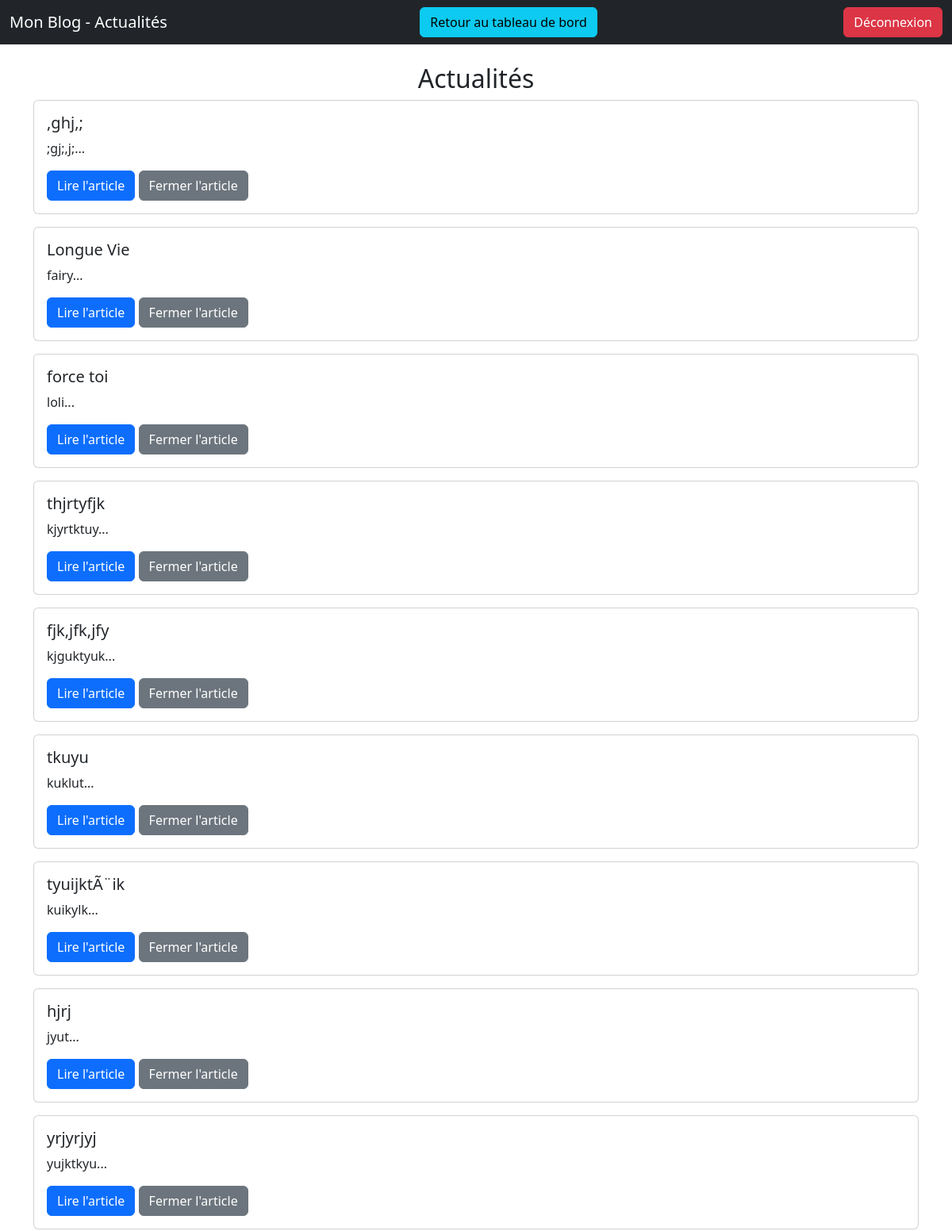
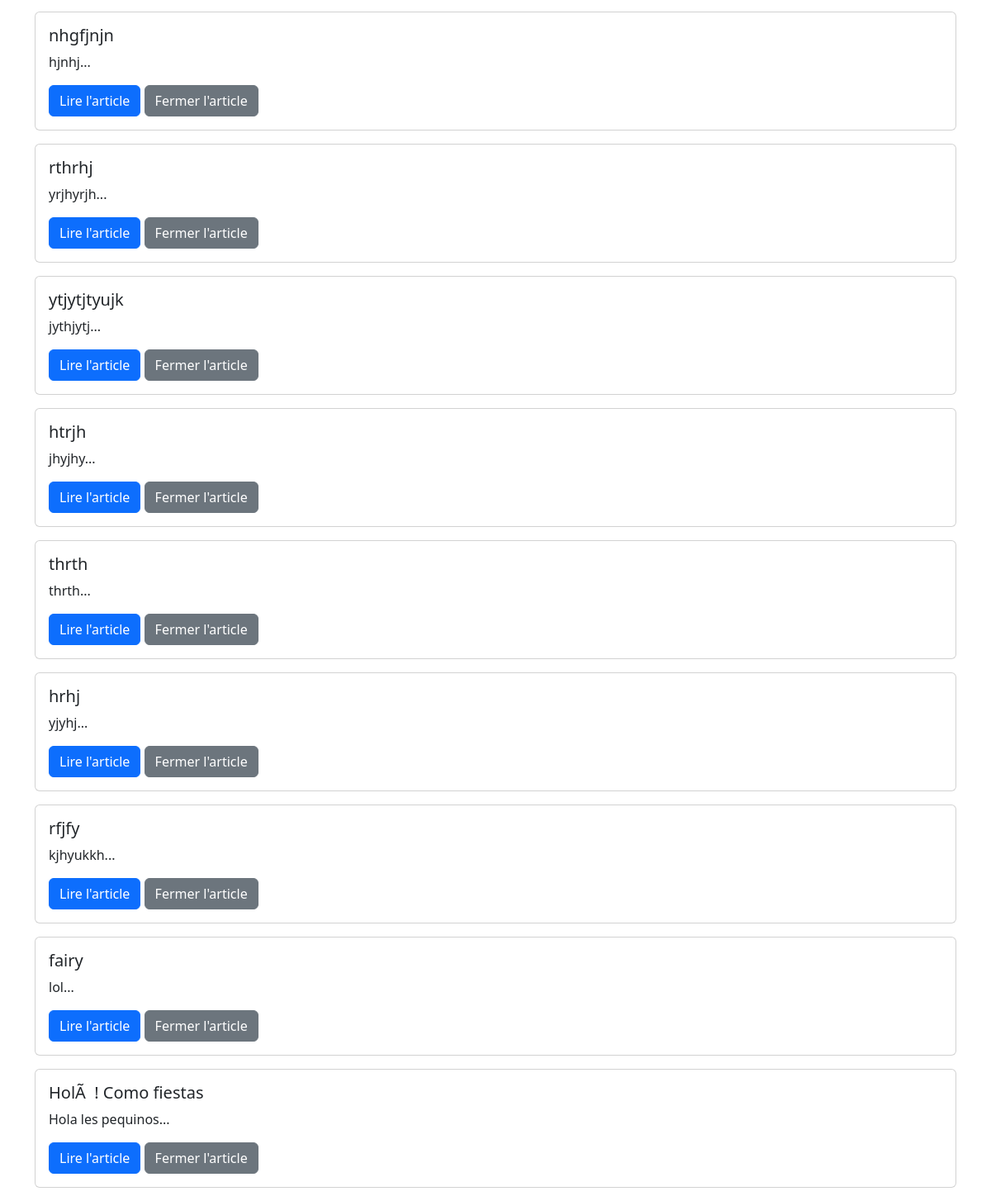
/Blog/actualites.php (signed in), run on the app's committed database (2 pictures, top to bottom).
### tables this page shows
CREATE TABLE IF NOT EXISTS `articles` (
`id` int(11) NOT NULL,
  `title` varchar(255) NOT NULL,
  `content` text NOT NULL,
  `author_id` int(11) DEFAULT NULL,
  `created_at` timestamp NULL DEFAULT CURRENT_TIMESTAMP,
  `user_id` int(11) NOT NULL
);

### Blog/actualites.php (the view, shortened to what this page needs)
<?php
$serveur = "localhost";
$utilisateur = "root";
$mot_de_passe = "root";
$base_de_donnees = "blog_db";
try {
    $base = new PDO("mysql:host=$serveur;dbname=$base_de_donnees", $utilisateur, $mot_de_passe);
    $base->setAttribute(PDO::ATTR_ERRMODE, PDO::ERRMODE_EXCEPTION);
} catch (PDOException $e) {
    die("Erreur : " . $e->getMessage());
}
$articles = [];
try {
    $stmt = $base->prepare("SELECT id, title, created_at, content FROM articles ORDER BY created_at DESC");
    $stmt->execute();
    $articles = $stmt->fetchAll(PDO::FETCH_ASSOC);
} catch (PDOException $e) {
    die("Erreur lors de la récupération des articles : " . $e->getMessage());
}
?>
<!DOCTYPE html>
<html lang="fr">
<head>
    <link rel="stylesheet" href="https://cdn.jsdelivr.net/npm/bootstrap@5.3.0/dist/css/bootstrap.min.css">
</head>
<body>
    <nav class="navbar navbar-dark bg-dark">
        <div class="container-fluid">
            <a class="navbar-brand" href="#">Mon Blog - Actualités</a>
            <a href="dashboard.php" class="btn btn-info me-2">Retour au tableau de bord</a>
            <a href="?logout" class="btn btn-danger">Déconnexion</a>
        </div>
    </nav>
    <div class="container mt-4">
        <h2 class="text-center">Actualités</h2>
        <div id="articles-list">
            <?php if (empty($articles)): ?>
                <p>Aucun nouvel article disponible.</p>
            <?php else: ?>
                <?php foreach ($articles as $article): ?>
                    <div class="card mb-3" id="article-<?= $article['id']; ?>">
                        <div class="card-body">
                            <h5 class="card-title"><?= htmlspecialchars($article['title']); ?></h5>
                            <p class="card-text"><?= substr(htmlspecialchars($article['content']), 0, 150); ?>...</p>
                            <button class="btn btn-primary" onclick="toggleArticle(<?= $article['id']; ?>)">Lire l'article</button>
                            <button class="btn btn-secondary" onclick="toggleArticle(<?= $article['id']; ?>)">Fermer l'article</button>
                        </div>
                    </div>
                <?php endforeach; ?>
            <?php endif; ?>
        </div>
    </div>
</body>
</html>

### data on the page
articles: title ",ghj,;", content ";gj;,j;"
articles: title "Longue Vie", content "fairy"
articles: title "force toi", content "loli"
articles: title "thjrtyfjk", content "kjyrtktuy"
articles: title "fjk,jfk,jfy", content "kjguktyuk"
articles: title "tkuyu", content "kuklut"
articles: title "tyuijktÃ¨ik", content "kuikylk"
articles: title "hjrj", content "jyut"
articles: title "yrjyrjyj", content "yujktkyu"
articles: title "nhgfjnjn", content "hjnhj"
articles: title "rthrhj", content "yrjhyrjh"
articles: title "ytjytjtyujk", content "jythjytj"
articles: title "htrjh", content "jhyjhy"
articles: title "thrth", content "thrth"
articles: title "hrhj", content "yjyhj"
articles: title "rfjfy", content "kjhyukkh"
articles: title "fairy", content "lol"
articles: title "HolÃ ! Como fiestas", content "Hola les pequinos"
